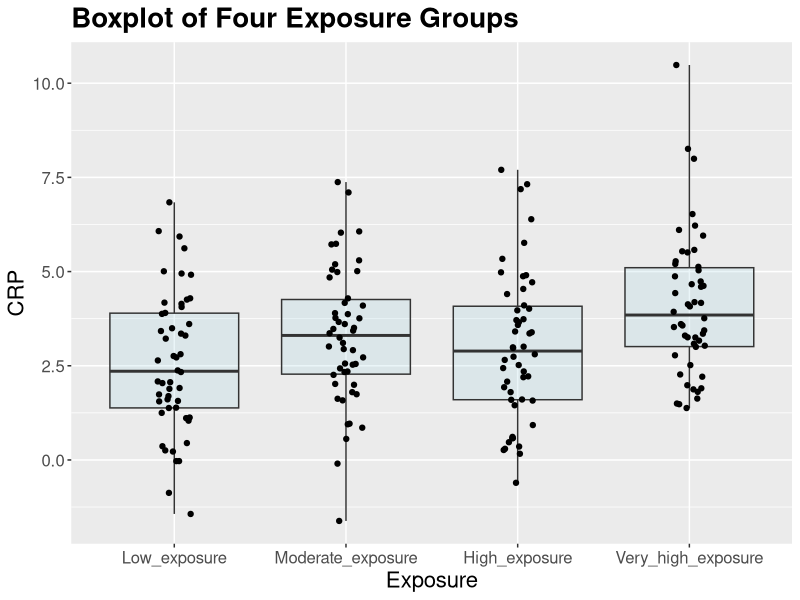

Generate this figure with R:
## ---- chunk 1
set.seed(123)  # for reproducibility
Low_exposure <- rnorm(50, mean = 2.5, sd = 2)
Moderate_exposure <- rnorm(50, mean = 3.0, sd = 2)
High_exposure <- rnorm(50, mean = 3.5, sd = 2)
Very_high_exposure <- rnorm(50, mean = 4, sd = 2)

# Combine data into a single data frame with the desired column names
data <- data.frame(
  CRP = c(Low_exposure, Moderate_exposure, High_exposure, Very_high_exposure),
  Exposure = rep(c("Low_exposure","Moderate_exposure","High_exposure", "Very_high_exposure"), each = 50)
)

# Reorder the levels of the 'exposure' factor variable
data$Exposure <- factor(data$Exposure, levels = c("Low_exposure", "Moderate_exposure", "High_exposure", "Very_high_exposure"))
head(data)##show the table of the data 

## ---- chunk 2
library(ggplot2)

# Visualize the data
ggplot(data, aes(x = Exposure, y = CRP)) +
  geom_boxplot(coef = 5, fill = "lightblue", alpha = 0.25) +
  geom_point(position = position_jitter(width = .1)) +
  labs(title = "Boxplot of Four Exposure Groups")+
  theme(
    plot.title = element_text(size = 20, face = "bold"),
    axis.title.x = element_text(size = 16),
    axis.title.y = element_text(size = 16),
    axis.text.x = element_text(size = 12),
    axis.text.y = element_text(size = 12),
    legend.title = element_text(size = 16),
    legend.text = element_text(size = 14)
  )


## ---- chunk 3
# Perform one-way ANOVA
anova_result <- aov(CRP ~ Exposure, data = data)
summary(anova_result)

## ---- chunk 4
# Perform Tukey post-hoc test
tukey_result <- TukeyHSD(anova_result)
tukey_result
